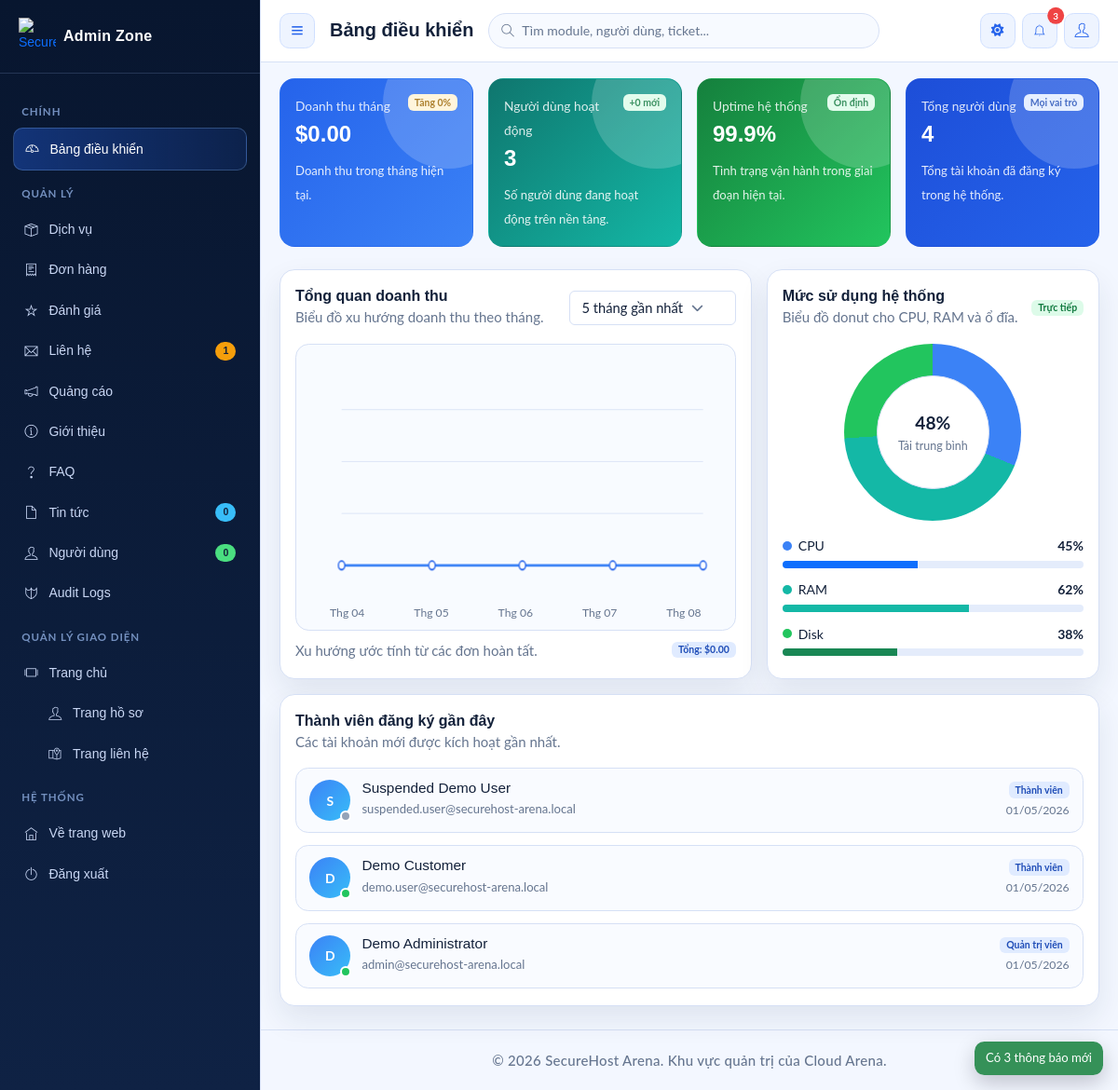
The page /admin (signed in) on the database its author committed.
### tables this page shows
CREATE TABLE users (
    id INT AUTO_INCREMENT PRIMARY KEY,
    username VARCHAR(50) UNIQUE NOT NULL,
    password VARCHAR(255) NOT NULL COMMENT 'Hashed password',
    email VARCHAR(100) UNIQUE NOT NULL,
    full_name VARCHAR(100),
    avatar VARCHAR(255),
    status ENUM('active', 'banned') DEFAULT 'active',
    credit INT DEFAULT 0,
    reset_token VARCHAR(255) NULL,
    role ENUM('admin', 'member') NOT NULL,
    created_at TIMESTAMP DEFAULT CURRENT_TIMESTAMP
);

### app/views/admin/index.php (the view, shortened to what the rows shown need)
<?php require APPROOT . '/views/layouts/admin/header.php'; ?>
<?php
$stats = $data['stats'] ?? [];
$recentUsers = $data['recent_users'] ?? [];
$formatRelativeTime = function ($datetimeValue) {
    if (empty($datetimeValue)) {
        return 'Vừa xong';
    }
    $timestamp = is_numeric($datetimeValue) ? (int) $datetimeValue : strtotime($datetimeValue);
    if (!$timestamp) {
        return 'Vừa xong';
    }
    $diff = max(0, time() - $timestamp);
    if ($diff < 60) {
        return 'Vừa xong';
    }
    if ($diff < 3600) {
        return floor($diff / 60) . ' phút trước';
    }
    if ($diff < 86400) {
        return floor($diff / 3600) . ' giờ trước';
    }
    if ($diff < 604800) {
        return floor($diff / 86400) . ' ngày trước';
    }
    return date('d/m/Y', $timestamp);
};
$resolveAvatarUrl = function ($avatarValue) {
    $raw = trim((string) $avatarValue);
    if ($raw === '') {
        return '';
    }
    if (strpos($raw, 'http://') === 0 || strpos($raw, 'https://') === 0) {
        return $raw;
    }
    if (strpos($raw, '/uploads/') === 0) {
        return URLROOT . $raw;
    }
    if (strpos($raw, 'uploads/') === 0) {
        return URLROOT . '/' . ltrim($raw, '/');
    }
    return URLROOT . '/uploads/avatars/' . ltrim($raw, '/');
};
?>
<div class="row g-3 mb-4">
    <div class="col-sm-6 col-xl-3">
        <article class="stat-card stat-card-primary h-100">
            <div class="d-flex justify-content-between align-items-start">
                <div>
                    <h2 class="stat-value">$<?php echo number_format((float) ($stats['monthly_revenue'] ?? 0), 2); ?></h2>
                </div>
            </div>
        </article>
    </div>
    <div class="col-sm-6 col-xl-3">
        <article class="stat-card stat-card-teal h-100">
            <div class="d-flex justify-content-between align-items-start">
                <div>
                    <h2 class="stat-value"><?php echo number_format((int) ($stats['active_users'] ?? $stats['new_users'] ?? 0)); ?></h2>
                </div>
            </div>
        </article>
    </div>
    <div class="col-sm-6 col-xl-3">
        <article class="stat-card stat-card-success h-100">
            <div class="d-flex justify-content-between align-items-start">
                <div>
                    <h2 class="stat-value"><?php echo htmlspecialchars($stats['system_uptime'] ?? '99.9%'); ?></h2>
                </div>
            </div>
        </article>
    </div>
    <div class="col-sm-6 col-xl-3">
        <article class="stat-card stat-card-azure h-100">
            <div class="d-flex justify-content-between align-items-start">
                <div>
                    <h2 class="stat-value"><?php echo number_format((int) ($stats['total_users'] ?? 0)); ?></h2>
                </div>
            </div>
        </article>
    </div>
</div>
<div class="row g-3 mb-3">
    <div class="col-lg-7">
        <section class="card panel-card h-100">
            <div class="card-body">
                <div class="panel-header mb-3">
                    <div>
                        <h2 class="panel-title">Tổng quan doanh thu</h2>
                    </div>
                </div>
            </div>
        </section>
    </div>
    <div class="col-lg-5">
        <section class="card panel-card h-100">
            <div class="card-body">
                <div class="panel-header mb-3">
                    <div>
                        <h2 class="panel-title">Mức sử dụng hệ thống</h2>
                    </div>
                </div>
            </div>
        </section>
    </div>
</div>
<div class="row g-3">
    <div class="col-12">
        <section class="card panel-card">
            <div class="card-body">
                <div class="panel-header">
                    <div>
                        <h2 class="panel-title">Thành viên đăng ký gần đây</h2>
                    </div>
                </div>
                <div class="recent-signups-list">
                    <?php if (empty($recentUsers)): ?>
                        <p class="panel-muted mb-0">Chưa có thành viên mới.</p>
                    <?php else: ?>
                        <?php foreach ($recentUsers as $user): ?>
                            <?php
                            $displayName = $user->full_name ?: $user->username;
                            $nameInitial = strtoupper(substr($displayName, 0, 1));
                            $isOnline = ($user->status ?? 'active') === 'active';
                            $packageLabel = $user->role === 'admin' ? 'Quản trị viên' : 'Thành viên';
                            $avatarUrl = $resolveAvatarUrl($user->avatar ?? '');
                            ?>
                            <article class="signup-item">
                                <div class="signup-avatar-wrap">
                                    <?php if ($avatarUrl !== ''): ?>
                                        <img src="<?php echo htmlspecialchars($avatarUrl); ?>" alt="Avatar thành viên" class="signup-avatar signup-avatar-image">
                                    <?php else: ?>
                                        <div class="signup-avatar"><?php echo htmlspecialchars($nameInitial); ?></div>
                                    <?php endif; ?>
                                    <span class="signup-status-dot <?php echo $isOnline ? 'online' : 'idle'; ?>"></span>
                                </div>
                                <div class="signup-user-meta">
                                    <h3><?php echo htmlspecialchars($displayName); ?></h3>
                                    <p><?php echo htmlspecialchars($user->email); ?></p>
                                </div>
                                <div class="signup-user-badge">
                                    <span class="badge badge-soft-primary"><?php echo htmlspecialchars($packageLabel); ?></span>
                                    <small><?php echo htmlspecialchars($formatRelativeTime($user->created_at)); ?></small>
                                </div>
                            </article>
                        <?php endforeach; ?>
                    <?php endif; ?>
                </div>
            </div>
        </section>
    </div>
</div>
<?php require APPROOT . '/views/layouts/admin/footer.php'; ?>

### rows shown on the page
users: full_name "S", full_name "Suspended Demo User", email "suspended.user@securehost-arena.local", role "Thành viên", created_at "01/05/2026"
users: full_name "D", full_name "Demo Customer", email "demo.user@securehost-arena.local", role "Thành viên", created_at "01/05/2026"
users: full_name "D", full_name "Demo Administrator", email "admin@securehost-arena.local", role "Quản trị viên", created_at "01/05/2026"

### other values the page prints
$ticketBadge "1"
$newsBadge "0"
$usersBadge "0"
$pageTitle "Bảng điều khiển"
$notificationCount "3"
$stats['monthly_revenue'] "0.00"
$revenueBadgeText "Tăng 0%"
$stats['active_users'] "3"
$stats['new_users'] "0"
$stats['system_uptime'] "99.9%"
$stats['total_users'] "4"
$cpuUsage "45"
$memoryUsage "62"
$diskUsage "38"
SITENAME "SecureHost Arena"
